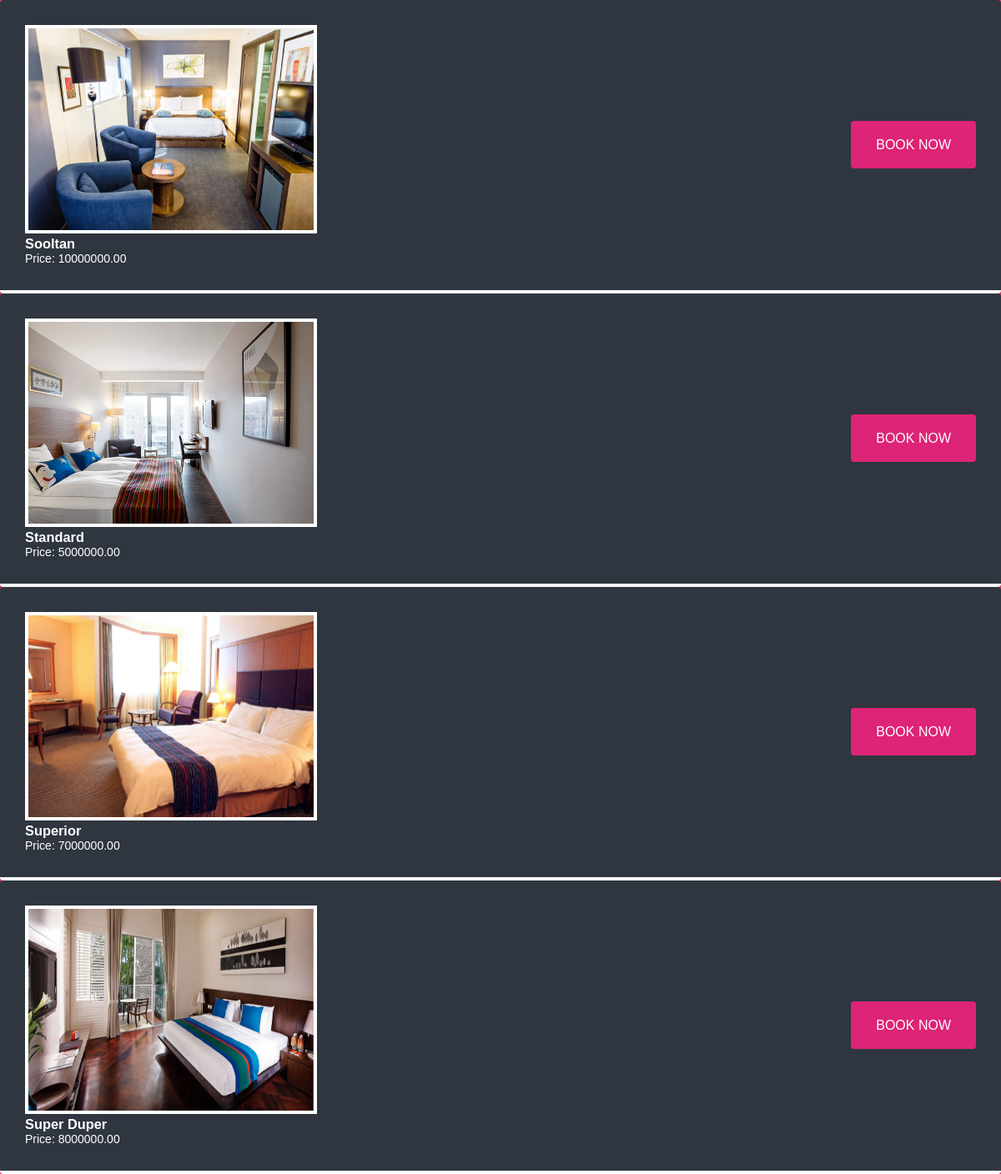
The app's page /reservation.php with its own data.
### tables this page shows
CREATE TABLE `room` (
  `room_id` int(11) NOT NULL,
  `room_type` varchar(50) NOT NULL,
  `price` varchar(11) NOT NULL,
  `photo` varchar(100) NOT NULL
);

### reservation.php (the view, shortened to what this page needs)
<!DOCTYPE html>
<html lang = "en">
<head>
    <link rel="stylesheet" href="css/style.css">
    <link href="fontawesome/css/all.css" rel="stylesheet">
</head>
<body id="book">
				<?php
					require_once 'config/koneksi.php';
					$query = mysqli_query($koneksi, "SELECT * FROM `room` ORDER BY `price` ASC");
					while($fetch = mysqli_fetch_array($query)){
				?>
					<div id="bbox">
						<div class="kiri">
							<img src="img/<?php echo $fetch['photo']?>" height = "250" width = "350">
							<h3><?php echo $fetch['room_type']?></h3>
							<p><?php echo "Price: ".$fetch['price'].".00"?></p>
						</div>
						<div class="kanan">
							<a href = "add_reserve.php?room_id=<?php echo $fetch['room_id']?>">BOOK NOW</a>
						</div>
					</div>
				<?php
					}
				?>
</body>
</html>

### css/style.css (style rules this page uses)
* { margin: 0; padding: 0; box-sizing: border-box; }
body { font-size: 14px; font-family: "Roboto Cn", sans-serif; }
#book { background: #fc427b; color: #fff; font-family: "Cursive", sans-serif; }
#bbox { display: flex; border-bottom: 4px solid #fff; justify-content: space-between; align-items: center; background: #2f3640; padding: 30px; border-radius: 4px; box-shadow: 0 3px 6px rgba(0, 0, 0, 0.16), 0 3px 6px rgba(0, 0, 0, 0.23); }
#bbox img { border: 4px solid #fff; }
.kanan a { padding: 20px 30px; text-decoration: none; cursor: pointer; background: #dd2476; color: #fff; border-radius: 4px; font-size: 16px; transition: 0.3s; }

### records on screen
room: photo (picture), room_type "Sooltan", price "10000000"
room: photo (picture), room_type "Standard", price "5000000"
room: photo (picture), room_type "Superior", price "7000000"
room: photo (picture), room_type "Super Duper", price "8000000"
